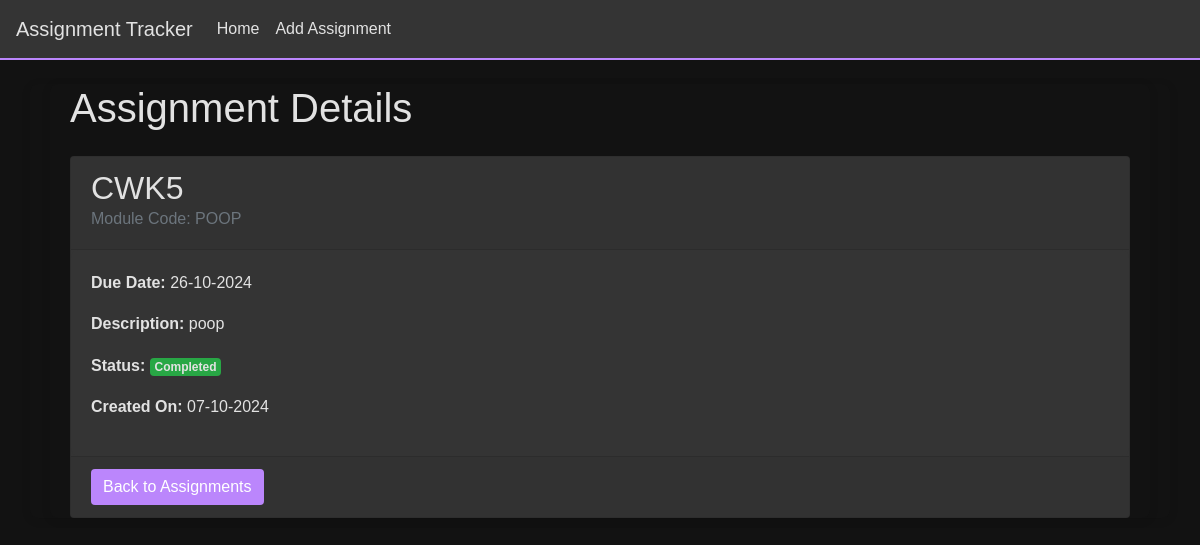
Before: /view-assignment/1 with the older database file.
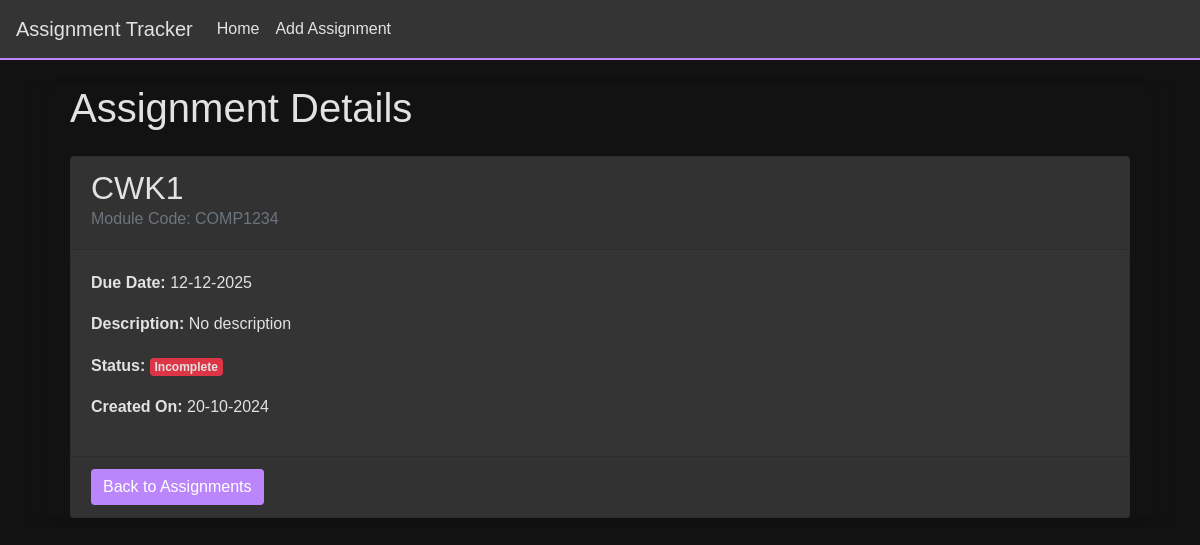
After: the same page with the newer database file.
### app/models.py (models this page shows, shortened)
class Assignment(db.Model):
    id = db.Column(db.Integer, primary_key=True)
    title = db.Column(db.String(100), nullable=False)  # Assessment title
    module_code = db.Column(db.String(20), nullable=False)  # Module code
    deadline = db.Column(db.DateTime, nullable=False)  # Deadline date
    description = db.Column(db.Text, nullable=True)  # Short description
    is_completed = db.Column(db.Boolean, default=False)  # Completion status
    date_created = db.Column(db.DateTime, default=datetime.utcnow)  # Timestamp for when the assignment was added

### app/views.py (the view)
@app.route("/view-assignment/<int:assignment_id>")
def view_assignment(assignment_id):
    assignment = Assignment.query.get(assignment_id)
    if assignment is None:
        return render_template("404.html", message="Assignment doesn't exist!"), 404
    return render_template("view_assignment.html", assignment = assignment)

### app/templates/view_assignment.html
{% extends "base.html" %}
{% block head %}
    <link rel="stylesheet" href="../static/viewDetails.css">
{% endblock %}
{% block content %}
    <div class="container">
        <h1>Assignment Details</h1>
        <div class="card mt-4">
            <div class="card-header">
                <h2>{{ assignment.title }}</h2>
                <h6 class="card-subtitle mb-2 text-muted">Module Code: {{ assignment.module_code }}</h6>
            </div>
            <div class="card-body">
                <p><strong>Due Date:</strong> {{ assignment.deadline.strftime('%d-%m-%Y') }}</p>
                <p><strong>Description:</strong>
                    {% if assignment.description %}
                        {{ assignment.description }}</p>
                    {% else %}
                        No description
                    {% endif %}
                <p><strong>Status:</strong>
                {% if assignment.is_completed %}
                    <span class="badge bg-success">Completed</span>
                {% else %}
                    <span class="badge bg-danger">Incomplete</span>
                {% endif %}
                </p>
                <p><strong>Created On:</strong> {{ assignment.date_created.strftime('%d-%m-%Y')}}</p>
            </div>
            <div class="card-footer">
                <a href="{{ url_for('index') }}" class="btn btn-primary">Back to Assignments</a>
            </div>
        </div>
    </div>
{% endblock %}

Changed rows visible on the page:
changed Assignment: title "CWK5" → "CWK1"; module_code "POOP" → "COMP1234"; deadline "26-10-2024" → "12-12-2025"; is_completed True → False (drawn); date_created "07-10-2024" → "20-10-2024"; description "poop" → (not shown)
Other visible differences:
text no longer shown: "Completed"
text now shown: "No description Incomplete"
